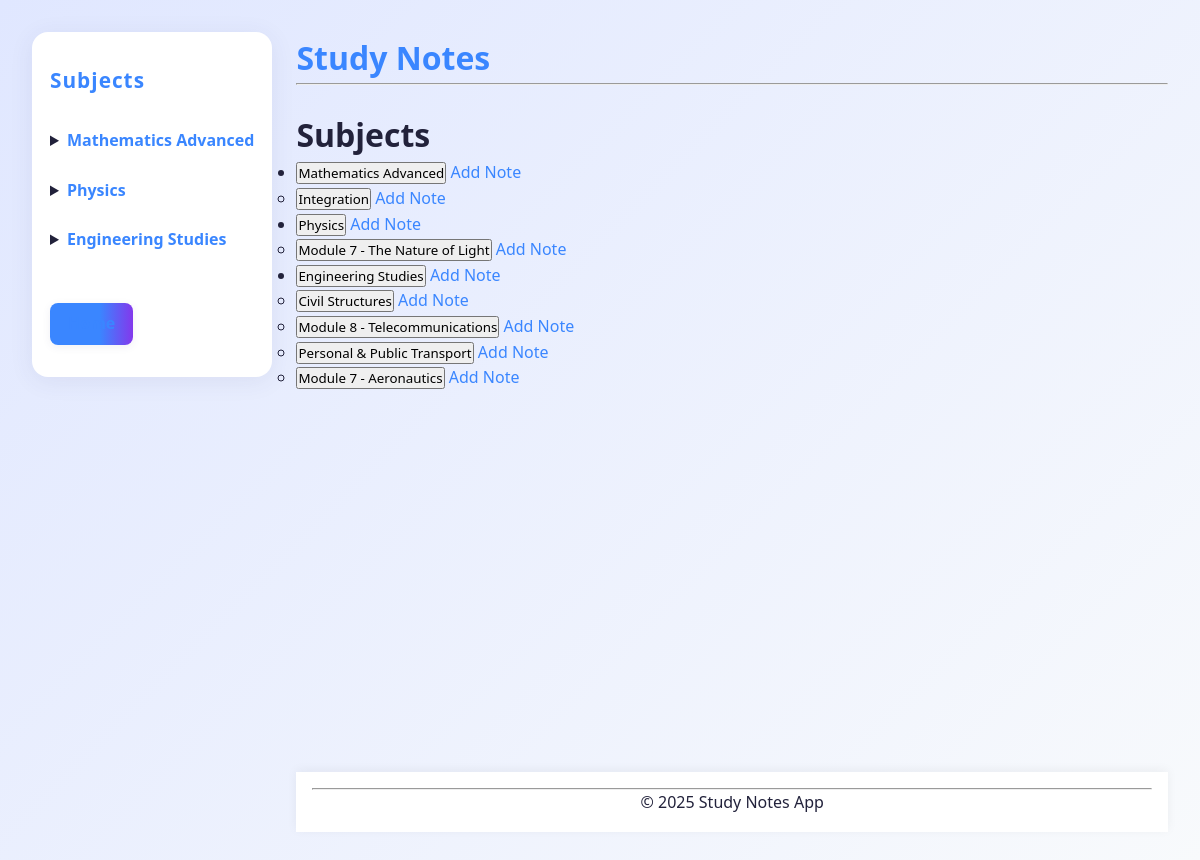
The app's page /, older data.
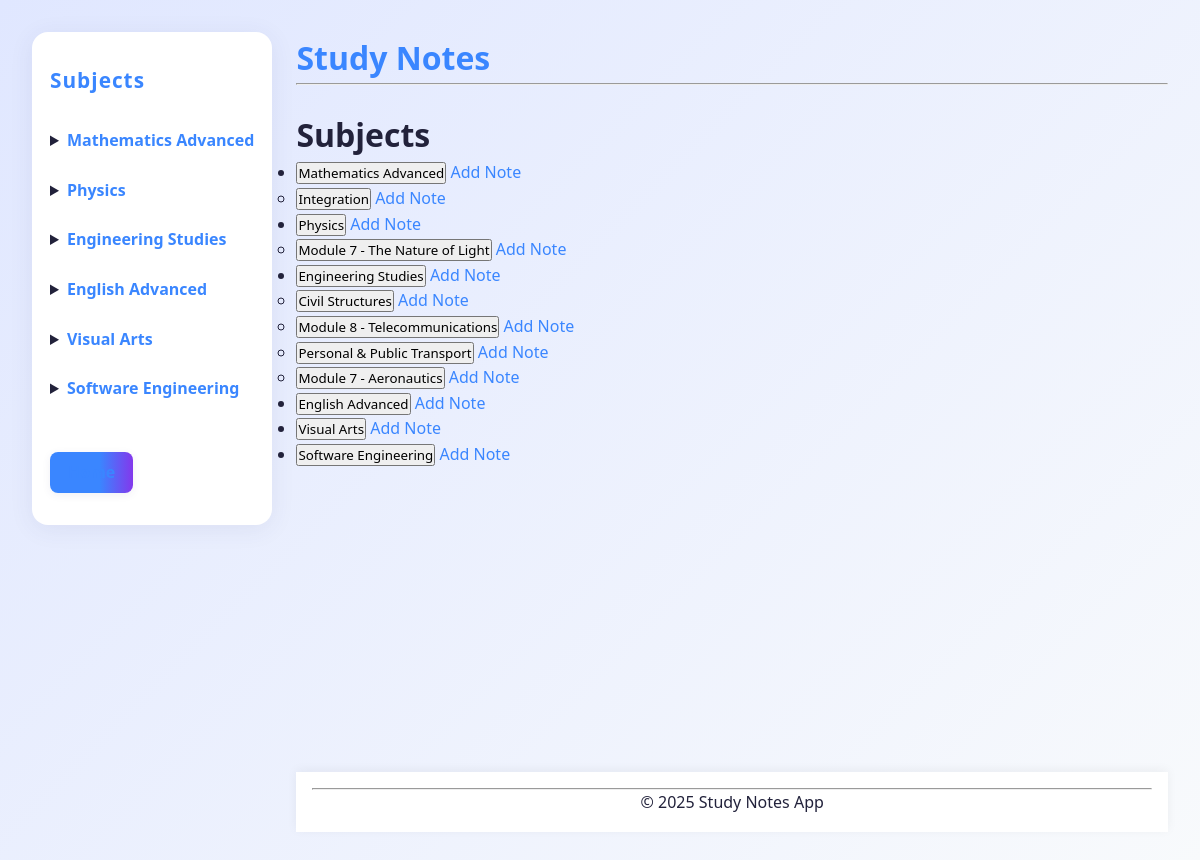
The same page, newer data.
### notes/models.py (models this page shows, shortened)
class Subject(models.Model):
    name = models.CharField(max_length=200)
    details = RichTextField(blank=True, null=True)
    parent = models.ForeignKey('self', on_delete=models.CASCADE, null=True, blank=True, related_name='subsubjects')

### notes/views.py (the view)
# urls.py: path('', views.home, name='home'),
def home(request):
    subjects = Subject.objects.filter(parent__isnull=True).prefetch_related('subsubjects', 'notes')
    return render(request, 'notes/home.html', {'subjects': subjects})

### notes/context_processors.py (called while the page is built)
def subjects_processor(request):
    return {
        'subjects': Subject.objects.filter(parent__isnull=True).prefetch_related('subsubjects')
    }

### notes/templates/notes/home.html (shortened to what this page needs)
{% extends 'notes/base.html' %}
{% block content %}
    <h1>Subjects</h1>
    <ul>
        {% for subject in subjects %}
            <li>
                <form action="{% url 'notes:subject_detail' subject.id %}" method="get" style="display:inline;">
                    <button type="submit">{{ subject.name }}</button>
                </form>
                <a href="{% url 'notes:create_note' subject.id %}">Add Note</a>
                {% if subject.subsubjects.all %}
                    <ul>
                        {% for sub in subject.subsubjects.all %}
                            <li>
                                <form action="{% url 'notes:subject_detail' sub.id %}" method="get" style="display:inline;">
                                    <button type="submit">{{ sub.name }}</button>
                                </form>
                                <a href="{% url 'notes:create_note' sub.id %}">Add Note</a>
                            </li>
                        {% endfor %}
                    </ul>
                {% endif %}
            </li>
        {% endfor %}
    </ul>
{% endblock %}

### notes/templates/notes/base.html (shortened to what this page needs)
{% load static %}
<!DOCTYPE html>
<html>
</html><head>
    <link rel="stylesheet" href="{% static 'notes/styles.css' %}">
    <link rel="stylesheet" href="{% static 'notes/modern_overrides.css' %}">
    <link rel="stylesheet" href="{% static 'notes/modern_layout.css' %}">
    <link rel="stylesheet" href="{% static 'notes/notes_overrides.css' %}">
</head>
<body>
    <div class="layout">
        <nav class="sidebar-nav">
            <h2>Subjects</h2>
            <ul>
                {% for subj in subjects %}
                    <li>
                        <details>
                            <summary>
                                <a href="{% url 'notes:subject_detail' subj.id %}">{{ subj.name }}</a>
                            </summary>
                        </details>
                    </li>
                {% endfor %}
            </ul>
            <a href="{% url 'notes:home' %}" class="home-link">Home</a>
        </nav>
        <div class="main-content">
            <header>
                <h1><a href="{% url 'notes:home' %}">Study Notes</a></h1>
                <hr>
            </header>
            <main>
                {% block content %}
                {% endblock %}
            </main>
            <footer>
                <hr>
                <p>&copy; 2025 Study Notes App</p>
            </footer>
        </div>
    </div>
</body>
</html>

Row changes from the older to the newer data that the page shows:
added Subject: name "English Advanced"
added Subject: name "Visual Arts"
added Subject: name "Software Engineering"
